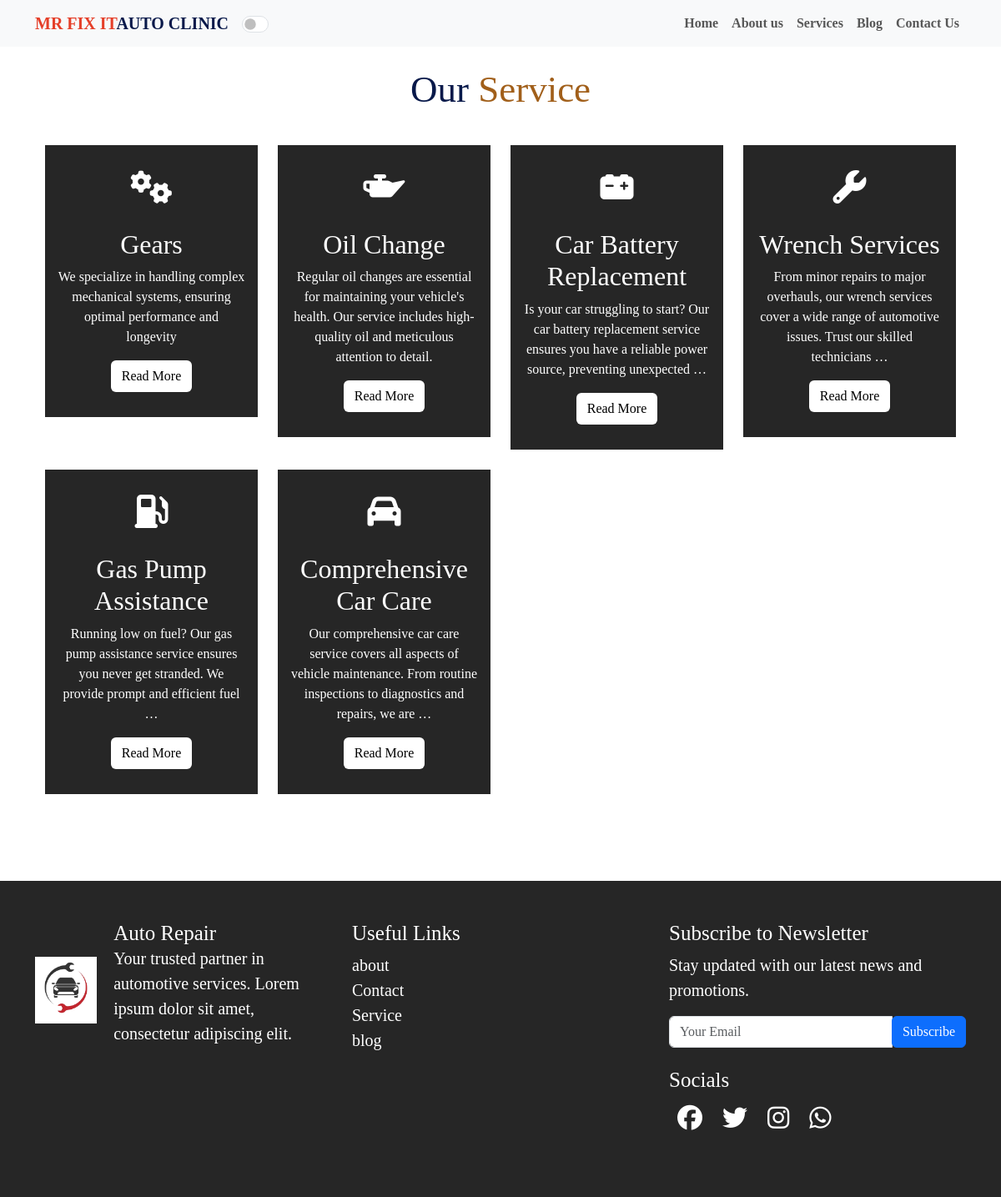
The app's page /services/services/ with its own data.
### services/models.py (models this page shows, shortened)
class Service(models.Model):
    name = models.CharField(max_length=100)
    description = models.TextField()
    icon = models.ForeignKey(Icon, on_delete=models.SET_NULL, null=True, blank=True)
    featured = models.BooleanField(help_text="mark to display in home page", default=False)

class Icon(models.Model):
    name = models.CharField(max_length=50)
    def __str__(self):
        return self.name

### services/views.py (the view)
# urls.py: path('services/', service, name="services")
def service(request):
    services = Service.objects.all()
    context = {"services": services}
    return render(request, 'pages/services.html', context)

### socials/context_processors.py (called while the page is built)
def socials(request):
    socials = Socials.objects.filter().first()
    return {"socials": socials}

### templates/pages/services.html (shortened to what this page needs)
{% extends 'base.html' %}
{% load static %}
{% block body %}
<div class="services section-padding" id="services">
    <div class="container">
        <div class="row">
            <div class="col-lg-12">
                <div class="section-header text-center">
                    <h2 class="text-blue"> Our <span class="text-orange"> Service </span></h2>
                </div>
            </div>
        </div>
        <div class="row">
            {% for service in services %}
                <div class="col-lg-3 col-md-6 col-sm-6 mb-4">
                    <div class="single-services bg-dac text-whit text-center">
                        <i class="{{ service.icon }}"></i>
                        <h2>{{ service.name }}</h2>
                        <p class="truncated-description">{{ service.description|truncatewords:20 }}</p>
                        <a href="#" class="btn bg-whit txt-black learn-more" data-toggle="collapse" data-target="#collapse{{ forloop.counter }}" aria-expanded="false" aria-controls="collapse{{ forloop.counter }}">
                            Read More
                        </a>
                    </div>
                </div>
            {% endfor %}
        </div>
    </div>
</div>
{% endblock %}

### static/css/colors.css (style rules this page uses)
body.light-mode { --navbar-bg-color: #f8f9fa; --navbar-text-color: #212529; --body-bg-color: #ffffff; --text-orange: #A15F1A; --bg-orange: #A15F1A; --text-blue: #08194a; --text-hero: #08194a; --bg-white: white; --text-whit: white; --text-blac: black; --bg-footer: #262626; --bg-dac: #262626; --bg-whit: white; --txt-black: black; }
body { background-color: var(--body-bg-color); }
.text-orange { color: var(--text-orange); }
.text-blue { color: var(--text-blue); }
.text-whit { color: var(--text-whit); }
.txt-black { color: var(--txt-black); }
.bg-dac { background-color: var(--bg-dac); }
.bg-whit { background-color: var(--bg-whit); }

### static/css/style.css (style rules this page uses)
* { font-family: montserrat; }
.section-header { margin-bottom: 40px; }
.section-header h2 { font-size: 45px; font-weight: 700px; }
.section-padding { padding: 80px 0; }
.single-services { padding: 30px 15px; }
.single-services i { font-size: 40px; margin-bottom: 30px; }

### records on screen
Service: name "Gears", description "We specialize in handling complex mechanical systems, ensuring optimal performance and longevity"
Service: name "Oil Change", description "Regular oil changes are essential for maintaining your vehicle's health. Our service includes high-quality oil and meticulous attention to detail."
Service: name "Car Battery Replacement", description "Is your car struggling to start? Our car battery replacement service ensures you have a reliable power source, preventing unexpected …"
Service: name "Wrench Services", description "From minor repairs to major overhauls, our wrench services cover a wide range of automotive issues. Trust our skilled technicians …"
Service: name "Gas Pump Assistance", description "Running low on fuel? Our gas pump assistance service ensures you never get stranded. We provide prompt and efficient fuel …"
Service: name "Comprehensive Car Care", description "Our comprehensive car care service covers all aspects of vehicle maintenance. From routine inspections to diagnostics and repairs, we are …"
